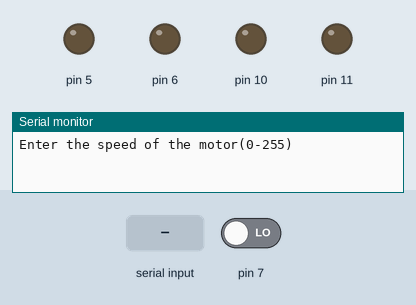
Simulated run of this sketch. Board: Arduino Uno, built with avr-gcc and run on an emulated ATmega328P. Parts: output pins drawn as LEDs (lit = HIGH), the last lines printed to the serial monitor. The inputs (shaded band) are chosen by the test bench; at power-on: pin 7 LOW.

Above: at 1.2 s.
1.3 s: "90,45\n" received over Serial
At 2.1 s:
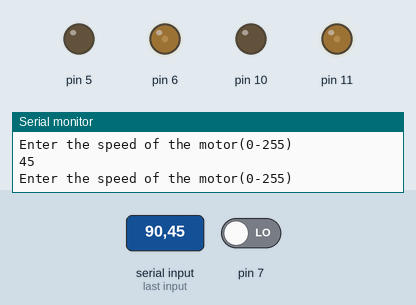
3.8 s: "30,150\n" received over Serial
At 4.6 s:
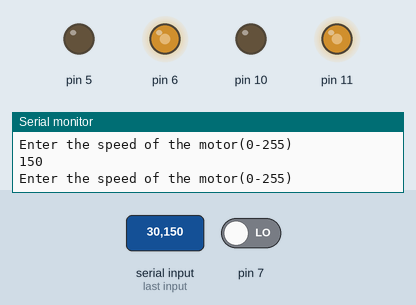
6.3 s: "200\n" received over Serial
At 7.1 s:
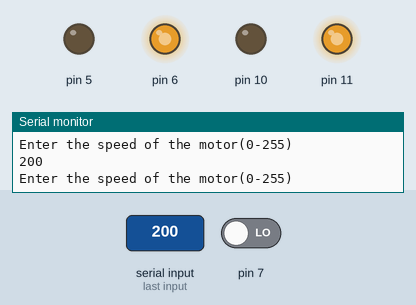
Timing chart, 0 to 9.3 s (numbered marks = the images above; inputs shaded):
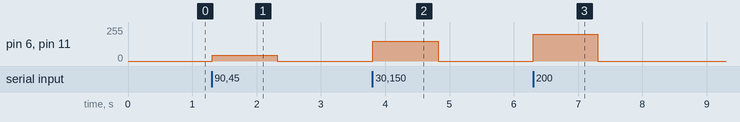

Measured:
- after the input at 1.3 s, pin 6, pin 11: 0/255 → 45/255 at once, → 0/255 1.0 s later
- after the input at 3.8 s, pin 6, pin 11: 0/255 → 150/255 at once, → 0/255 1.0 s later
- after the input at 6.3 s, pin 6, pin 11: 0/255 → 200/255 at once, → 0/255 1.0 s later

The sketch:

2clockanti_dc.ino
```cpp
int SPEED;
void setup() {
  pinMode(6, OUTPUT);
  pinMode(5, OUTPUT);
  pinMode(11,OUTPUT);
  pinMode(10,OUTPUT);
  pinMode(7, INPUT);
  Serial.begin(9600);
}

void loop() {
  Serial.println("Enter the speed of the motor(0-255)");
  while(Serial.available()==0){

  }
  SPEED=Serial.parseInt();
  Serial.println(SPEED);
  if(digitalRead(7)==HIGH){
    digitalWrite(6, LOW);
    digitalWrite(11, LOW);
    analogWrite(5, SPEED);
    analogWrite(10, SPEED);
  }
  else
  {
    digitalWrite(10, LOW);
    digitalWrite(5, LOW);
    analogWrite(6, SPEED);
    analogWrite(11, SPEED);
  }
}
```
